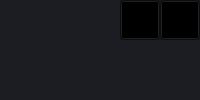
        <widget class="QWidget" name="headerContainer" native="true">
         <property name="sizePolicy">
          <sizepolicy hsizetype="Preferred" vsizetype="Preferred">
           <horstretch>0</horstretch>
           <verstretch>0</verstretch>
          </sizepolicy>
         </property>
         <property name="styleSheet">
          <string notr="true">background-color: rgb(27, 29, 35);</string>
         </property>
         <layout class="QHBoxLayout" name="horizontalLayout_3">
          <property name="spacing">
           <number>0</number>
          </property>
          <property name="leftMargin">
           <number>0</number>
          </property>
          <property name="topMargin">
           <number>0</number>
          </property>
          <property name="rightMargin">
           <number>0</number>
          </property>
          <property name="bottomMargin">
           <number>0</number>
          </property>
          <item alignment="Qt::AlignRight|Qt::AlignTop">
           <widget class="QWidget" name="rightBtnContainer" native="true">
            <property name="styleSheet">
             <string notr="true">background-color: transparent;</string>
            </property>
            <layout class="QHBoxLayout" name="horizontalLayout_6">
             <property name="spacing">
              <number>0</number>
             </property>
             <property name="leftMargin">
              <number>0</number>
             </property>
             <property name="topMargin">
              <number>0</number>
             </property>
             <property name="rightMargin">
              <number>0</number>
             </property>
             <property name="bottomMargin">
              <number>0</number>
             </property>
             <item>
              <widget class="QPushButton" name="headerBtnMinimise">
               <property name="minimumSize">
                <size>
                 <width>40</width>
                 <height>40</height>
                </size>
               </property>
               <property name="styleSheet">
                <string notr="true">QPushButton:hover {
	background-color: rgb(52, 59, 72);
}
QPushButton:pressed {	
	background-color: rgb(85, 170, 255);
}</string>
               </property>
               <property name="text">
                <string/>
               </property>
               <property name="icon">
                <iconset resource="res.qrc">
                 <normaloff>:/icons/UI/icons/minus_icon.svg</normaloff>:/icons/UI/icons/minus_icon.svg</iconset>
               </property>
               <property name="iconSize">
                <size>
                 <width>24</width>
                 <height>24</height>
                </size>
               </property>
              </widget>
             </item>
             <item>
              <widget class="QPushButton" name="headerBtnClose">
               <property name="sizePolicy">
                <sizepolicy hsizetype="Expanding" vsizetype="Expanding">
                 <horstretch>0</horstretch>
                 <verstretch>0</verstretch>
                </sizepolicy>
               </property>
               <property name="minimumSize">
                <size>
                 <width>40</width>
                 <height>40</height>
                </size>
               </property>
               <property name="styleSheet">
                <string notr="true">QPushButton:hover {
	background-color: rgb(52, 59, 72);
}
QPushButton:pressed {	
	background-color: rgb(85, 170, 255);
}</string>
               </property>
               <property name="text">
                <string/>
               </property>
               <property name="icon">
                <iconset resource="res.qrc">
                 <normaloff>:/icons/UI/icons/cross_icon.svg</normaloff>:/icons/UI/icons/cross_icon.svg</iconset>
               </property>
               <property name="iconSize">
                <size>
                 <width>24</width>
                 <height>24</height>
                </size>
               </property>
              </widget>
             </item>
            </layout>
           </widget>
          </item>
         </layout>
        </widget>
